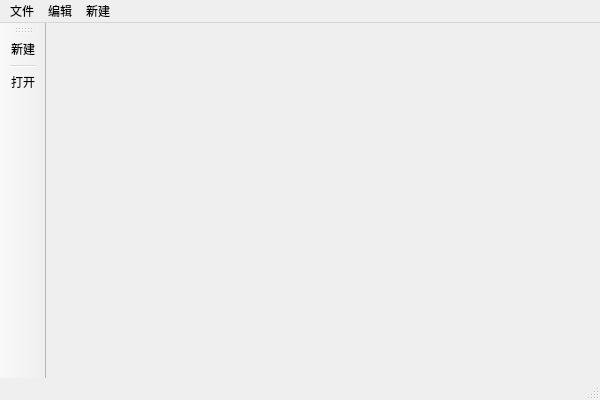
<?xml version="1.0" encoding="UTF-8"?>
<ui version="4.0">
 <class>WindowClass</class>
 <widget class="QMainWindow" name="WindowClass">
  <property name="geometry">
   <rect>
    <x>0</x>
    <y>0</y>
    <width>600</width>
    <height>400</height>
   </rect>
  </property>
  <property name="windowTitle">
   <string>Window</string>
  </property>
  <widget class="QWidget" name="centralWidget"/>
  <widget class="QMenuBar" name="menuBar">
   <property name="geometry">
    <rect>
     <x>0</x>
     <y>0</y>
     <width>600</width>
     <height>21</height>
    </rect>
   </property>
   <widget class="QMenu" name="menu">
    <property name="title">
     <string>文件</string>
    </property>
    <addaction name="actionnew_File"/>
    <addaction name="separator"/>
    <addaction name="actionopen_File"/>
   </widget>
   <widget class="QMenu" name="menu_2">
    <property name="title">
     <string>编辑</string>
    </property>
   </widget>
   <widget class="QMenu" name="menu_3">
    <property name="title">
     <string>新建</string>
    </property>
   </widget>
   <addaction name="menu"/>
   <addaction name="menu_2"/>
   <addaction name="menu_3"/>
  </widget>
  <widget class="QToolBar" name="mainToolBar">
   <attribute name="toolBarArea">
    <enum>LeftToolBarArea</enum>
   </attribute>
   <attribute name="toolBarBreak">
    <bool>false</bool>
   </attribute>
   <addaction name="actionnew_File"/>
   <addaction name="separator"/>
   <addaction name="actionopen_File"/>
  </widget>
  <widget class="QStatusBar" name="statusBar"/>
  <action name="actionnew_File">
   <property name="text">
    <string>新建</string>
   </property>
  </action>
  <action name="actionopen_File">
   <property name="text">
    <string>打开</string>
   </property>
  </action>
 </widget>
 <layoutdefault spacing="6" margin="11"/>
 <resources>
  <include location="Window.qrc"/>
 </resources>
 <connections/>
</ui>
